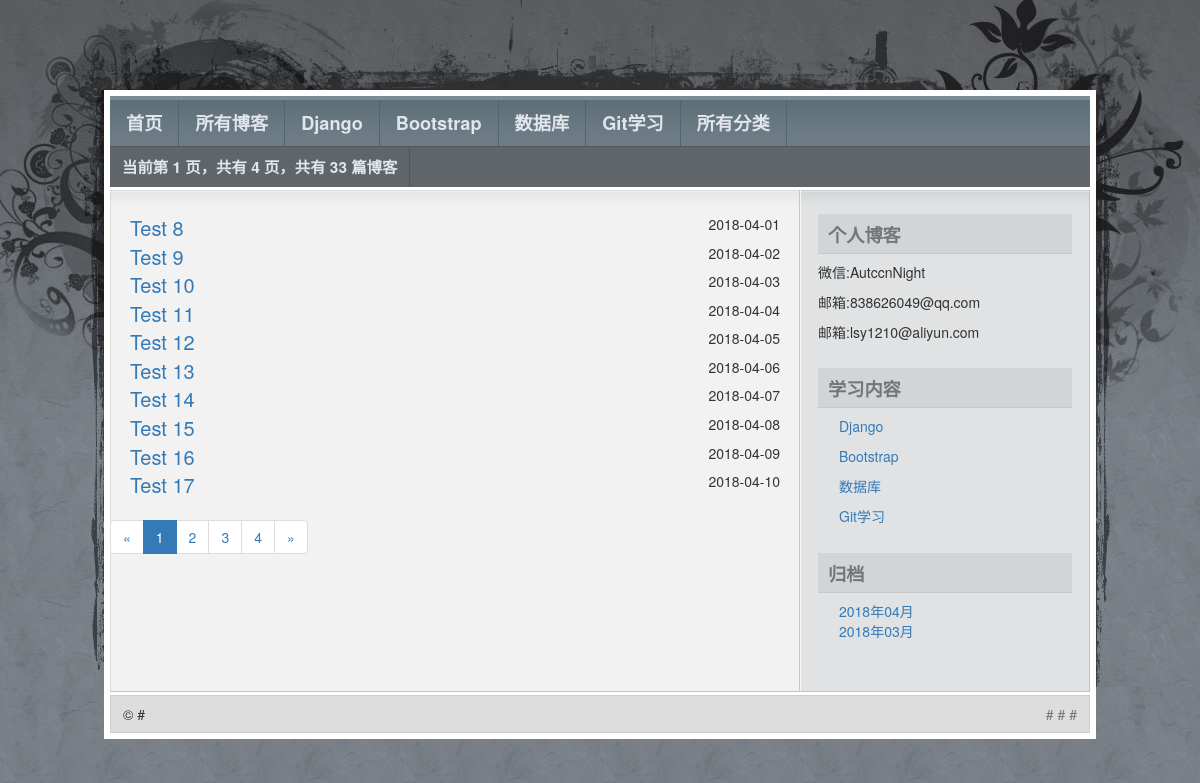
Screenshot of /blog/archieve_blogs.html/2018/4 with the database file from the repository.
### blog/models.py (models this page shows, shortened)
class BaseType(models.Model):
    type_name = models.CharField(max_length=50,verbose_name='类型名称')
    class Meta:
        verbose_name = "博客大类型"
        verbose_name_plural = verbose_name

class Blog(models.Model):
    title = models.CharField(max_length=30,verbose_name='标题')
    blog_type = models.ForeignKey(BlogType,on_delete = models.DO_NOTHING)
    content = RichTextUploadingField() #正文不限制字数
    author = models.ForeignKey(User,on_delete = models.DO_NOTHING)
    created_time = models.DateTimeField(default = timezone.now,verbose_name='创建日期')
    last_updated_time = models.DateTimeField(default = timezone.now)
    class Meta:
        verbose_name="博客表"
        verbose_name_plural=verbose_name

### blog/views.py (the view)
# urls.py: path('archieve_blogs.html/<int:year>/<int:month>', views.archieve_blogs, name='archieve_blogs'),
def archieve_blogs(request,year,month):
    date_blogs = Blog.objects.filter(created_time__year=year, created_time__month=month)
    date = "%s年%s月" % (year, month)
    '''分页显示'''
    pageObj, page_range = pag(request, date_blogs, 10)
    return render(request,'archieve_blogs.html',locals())

### blog/views.py (called while the page is built)
def gobal(request):
    base_types = BaseType.objects.all()
    ''' 获取所有的细分类'''
    all_categorys = BlogType.objects.all()
    ''
    ''' 获取大分类下的细分类'''
    ''' 获取所有的日期'''
    all_dates = Blog.objects.dates("created_time", 'month', order='DESC')
    ''' 获取所有的文章'''
    all_blogs = Blog.objects.all().order_by('-created_time')
    ''' 获取最近五篇文章'''
    recent_blogs = all_blogs[:5]
    '''dates(field, kind, order='ASC')三个参数为：字段，类型，和排序方法，ASC（正序）和DESC（倒序）'''
    all_dates = Blog.objects.dates("created_time", 'month', order='DESC')
    return locals()

### mysite/views.py (called while the page is built)
def gobal(request):
    base_types = BaseType.objects.all()
    ''' 获取所有的细分类'''
    all_categorys = BlogType.objects.all()
    ''' 获取所有的日期'''
    all_dates = Blog.objects.dates("created_time", 'month', order='DESC')
    ''' 获取所有的文章'''
    all_blogs = Blog.objects.all().order_by('-created_time')
    ''' 获取最近五篇文章'''
    recent_blogs = all_blogs[:5]
    '''dates(field, kind, order='ASC')三个参数为：字段，类型，和排序方法，ASC（正序）和DESC（倒序）'''
    all_dates = Blog.objects.dates("created_time", 'month', order='DESC')
    return locals()

### templates/archieve_blogs.html (shortened to what this page needs)
{% extends 'index.html' %}
{% load static from staticfiles %}
{% block sub %}
    <div id="subnav">
        <ul class="tabbed">
            <li class="current_page_item"><a href="#">当前第&nbsp;{{ pageObj.number }}&nbsp;页，共有&nbsp;{{ pageObj.paginator.num_pages }}&nbsp;页，共有&nbsp;{{ pageObj.paginator.count }}&nbsp;篇博客</a></li>
        </ul>
    </div>
{% endblock %}
{% block left %}
    <div class="left" id="content_wrapper">
        <div id="content">
            {% for blog in pageObj %}
                <div>
                    <a href="{% url 'blog:blog_post' blog.pk %}"><span class="blogtitle">{{ blog.title }}</span></a>
                    <span class="time">{{ blog.created_time|date:"Y-m-d" }}</span>
                    <br>
                </div>
            {% endfor %}
        </div>
        <div class="paginator">
            <ul class="pagination">
                <li>
                    {% if pageObj.has_previous %}
                        <a href="?page={{ pageObj.previous_page_number }}" aria-label="Previous">
                            <span aria-hidden="true">&laquo;</span>
                        </a>
                    {% else %}
                        <span aria-hidden="true">&laquo;</span>
                    {% endif %}
                </li>
                {% for page_num in page_range %}
                    {% if page_num == pageObj.number %}
                        <li class="active"><span>{{ page_num }}</span></li>
                    {% else %}
                        {% if page_num == '...' %}
                            <li><span>{{ page_num }}</span></li>
                        {% else %}
                            <li><a href="?page={{ page_num }}">{{ page_num }}</a></li>
                        {% endif %}
                    {% endif %}
                {% endfor %}
                <li>
                    {% if pageObj.has_next %}
                        <a href="?page={{ pageObj.next_page_number }}" aria-label="Next">
                            <span aria-hidden="true">&raquo;</span>
                        </a>
                    {% else %}
                        <span aria-hidden="true">&raquo;</span>
                    {% endif %}
                </li>
            </ul>
        </div>
    </div>
{% endblock %}

### templates/index.html (shortened to what this page needs)
{% load static from staticfiles %}
<!DOCTYPE html>
<html>
<head>
    <link rel="stylesheet" type="text/css" href="{% static 'css/style.css' %}" media="screen"/>
    <link rel="stylesheet" href="https://cdn.bootcss.com/bootstrap/3.3.7/css/bootstrap.min.css"
>
</head>
<body id="top">
<div id="layout_wrapper">
    <div id="layout_wrapper2">
        <div id="layout_wrapper3">
            <div id="layout_wrapper4">
                <div id="navigation">
                    <div id="nav">
                        <ul class="tabbed">
                            <li><a href="{% url 'home' %}">首页</a></li>
                            <li> <a href="{% url 'blog:blog_list' %}">所有博客</a>
                            </li>
                            {% for base in base_types %}
                            <li><a href="{% url 'blog:base_categorys' base.pk %}">{{base.type_name}}</a></li>
                            {% endfor %}
                            <li><a href="{% url 'blog:all_categorys' %}">所有分类</a></li>
                        </ul>
                    </div>
                    {% block sub %}{% endblock %}
                </div>
                <div id="main_wrapper">
                    <div id="main">
                        {% block left %}{% endblock %}
                        <div class="right" id="sidebar_wrapper">
                            <div id="sidebar">
                                <div class="box">
                                    <div class="box_title">个人博客</div>
                                    <div class="box_content">
                                        <p>微信:AutccnNight</p>
                                        <p>邮箱:838626049@qq.com</p>
                                        <p>邮箱:lsy1210@aliyun.com</p>
                                    </div>
                                </div>
                                <div class="box">
                                    <div class="box_title">学习内容</div>
                                    <div class="box_content">
                                        {% for base in base_types%}
                                        <ul>
                                            <li><a href="{% url 'blog:base_categorys' base.pk %}">{{ base.type_name}}</a></li>
                                        </ul>
                                         {% endfor %}
                                    </div>
                                </div>
                                <div class="box">
                                    <div class="box_title">归档</div>
                                    <div class="box_content">
                                        <ul>
                                            {% for date in all_dates %}
                                                <li>
                                                    <a href="{% url 'blog:archieve_blogs' date.year date.month %}">
                                                        {{ date|date:"Y年m月" }}</a>&nbsp;&nbsp;
                                                </li>
                                            {% endfor %}
                                        </ul>
                                    </div>
                                </div>
                            </div>
                        </div>
                    </div>
                </div>
                <div id="footer">
                    <div class="left">
                        &copy; #
                    </div>
                    <div class="right">
                        <a href="#">#</a> # <a href="#">#</a>
                    </div>
                </div>
            </div>
        </div>
    </div>
</div>
</body>
</html>

### static/css/style.css (style rules this page uses)
html, body, div, span, object, iframe, h1, h2, h3, h4, h5, h6, p, blockquote, pre, a, abbr, acronym, address, code, del, dfn, em, img, q, dl, dt, dd, ol, ul, li, fieldset, form, label, legend, table, caption, tbody, tfoot, thead, tr, th, td, textarea, input, select { margin: 0; padding: 0; border: 0; font-weight: inherit; font-style: inherit; font-size: 100%; font-family: inherit; vertical-align: baseline; }
html { height: 100%; padding-bottom: 1px; }
body { background: #797E84 url('img/body.jpg'); color: #444; font: normal 80% sans-serif; line-height: 1.5; }
p { margin-bottom: 1em; }
a { color: #357; text-decoration: underline; }
ul, ol { margin: 0 1.5em 1.5em 1.5em; }
ul { list-style-type: disc; }
ul.tabbed { display: inline; margin: 0; }
ul.tabbed li { float: left; list-style: none; margin: 0; }
.left,.alignleft { float: left; }
.right,.alignright { float: right; }
.box { margin-bottom: 0.6em; }
.box_title { background: #D2D5D8; border-bottom: 1px solid #C6C9CB; color: #70767A; font: bold 1.3em sans-serif; padding: 7px 10px 6px; }
.box_content { padding: 8px 0 8px; }
.box li:first-child { border-top: none; }
#layout_wrapper { background: url('img/layout_wrapper.jpg') repeat-x; padding-bottom: 16px; }
#layout_wrapper2 { background: url('img/layout_wrapper2.jpg') no-repeat center top; padding-top: 90px; }
#layout_wrapper3 { background: #FFF; margin: 0 auto; width: 992px; }
#layout_wrapper4 { padding: 6px; }
#navigation { background: #6E7D85 url('img/navigation.gif') repeat-x; margin-bottom: 3px; padding-top: 4px; }
#navigation a { color: #E0E6EA; display: block; font-weight: bold; text-decoration: none; }
#nav li { border-right: 1px solid #54646C; }
#nav a { font-size: 1.3em; padding: 10px 16px; }
#subnav { border-top: 1px solid #555A5F; background: #60656A; }
#subnav li { border-right: 1px solid #50555A; }
#subnav a { font-size: 1.1em; padding: 9px 12px; }
#main_wrapper { background: url('img/main_wrapper.gif') repeat-y; border-bottom: 1px solid #C3C4C1; margin-bottom: 3px; }
#main { background: url('img/main.gif') no-repeat; padding: 24px 0; }
#content_wrapper { width: 690px; }
#content { padding: 0 20px; }
#sidebar_wrapper { width: 290px; }
#sidebar { padding: 0 18px; }
#footer { background: #DDD; border: 1px solid #CCC; padding: 8px 12px; }
#footer .right, #footer .right a { color: #777; text-decoration: none; }

### templates/index.html (style rules this page uses)
li { list-style: none; }

### rows the page displays
BaseType: type_name "Django"
BaseType: type_name "Bootstrap"
BaseType: type_name "数据库"
BaseType: type_name "Git学习"
Blog: title "Test 8", created_time "2018-04-01"
Blog: title "Test 9", created_time "2018-04-02"
Blog: title "Test 10", created_time "2018-04-03"
Blog: title "Test 11", created_time "2018-04-04"
Blog: title "Test 12", created_time "2018-04-05"
Blog: title "Test 13", created_time "2018-04-06"
Blog: title "Test 14", created_time "2018-04-07"
Blog: title "Test 15", created_time "2018-04-08"
Blog: title "Test 16", created_time "2018-04-09"
Blog: title "Test 17", created_time "2018-04-10"

### other values shown
{{ pageObj.number }} "1"
{{ pageObj.paginator.num_pages }} "4"
{{ pageObj.paginator.count }} "33"
{{ page_num }} "1"
{{ page_num }} "2" "3" "4"
{{ date|date:"Y年m月" }} "2018年04月" "2018年03月"
